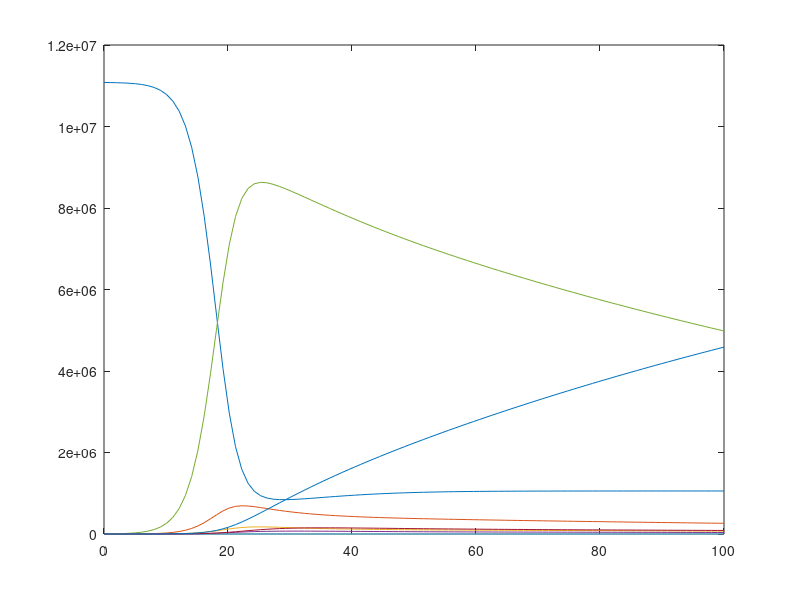

Recreate this plot in MATLAB.
% This file works with OCTAVE and is automatically generated with 
% the System Biology Format Converter (http://sbfc.sourceforge.net/)
% from an SBML file.
% To run this file with Matlab you must edit the comments providing
% the definition of the ode solver and the signature for the 
% xdot function.
%
% The conversion system has the following limitations:
%  - You may have to re order some reactions and Assignment Rules definition
%  - Delays are not taken into account
%  - You should change the lsode parameters (start, end, steps) to get better results
%

%
% Model name = Tang2020 - Estimation of transmission risk of COVID-19 and impact of public health interventions
%
% is http://identifiers.org/biomodels.db/MODEL2011020001
% is http://identifiers.org/biomodels.db/BIOMD0000000971
%


function main()
%Initial conditions vector
	x0=zeros(8,1);
	x0(1) = 1.1081E7;
	x0(2) = 105.1;
	x0(3) = 27.679;
	x0(4) = 53.539;
	x0(5) = 739.0;
	x0(6) = 1.1642;
	x0(7) = 1.0;
	x0(8) = 2.0;


% Depending on whether you are using Octave or Matlab,
% you should comment / uncomment one of the following blocks.
% This should also be done for the definition of the function f below.
% Start Matlab code
%	tspan=[0:0.01:100];
%	opts = odeset('AbsTol',1e-3);
%	[t,x]=ode23tb(@f,tspan,x0,opts);
% End Matlab code

% Start Octave code
	t=linspace(0,100,100);
	x=lsode('f',x0,t);
% End Octave code


	plot(t,x);
end



% Depending on whether you are using Octave or Matlab,
% you should comment / uncomment one of the following blocks.
% This should also be done for the definition of the function f below.
% Start Matlab code
%function xdot=f(t,x)
% End Matlab code

% Start Octave code
function xdot=f(x,t)
% End Octave code

% Compartment: id = Wuhan, name = Wuhan, constant
	compartment_Wuhan=1.0;
% Parameter:   id =  c, name = c
	global_par_c=14.781;
% Parameter:   id =  beta, name = beta
	global_par_beta=2.1011E-8;
% Parameter:   id =  q, name = q
	global_par_q=1.8887E-7;
% Parameter:   id =  sigma, name = sigma
	global_par_sigma=0.142857;
% Parameter:   id =  lambda, name = lambda
	global_par_lambda=0.0714285;
% Parameter:   id =  rho, name = rho
	global_par_rho=0.86834;
% Parameter:   id =  delta_I, name = delta_I
	global_par_delta_I=0.13266;
% Parameter:   id =  delta_q, name = delta_q
	global_par_delta_q=0.1259;
% Parameter:   id =  gamma_I, name = gamma_I
	global_par_gamma_I=0.33029;
% Parameter:   id =  gamma_A, name = gamma_A
	global_par_gamma_A=0.13978;
% Parameter:   id =  gamma_H, name = gamma_H
	global_par_gamma_H=0.11624;
% Parameter:   id =  alpha, name = alpha
	global_par_alpha=1.7826E-5;
% Parameter:   id =  theta, name = theta
	global_par_theta=1.0;
% Parameter:   id =  c_lockdown, name = c_lockdown
	global_par_c_lockdown=14.781;
% Parameter:   id =  q_lockdown, name = q_lockdown
	global_par_q_lockdown=1.8887E-7;
% Parameter:   id =  Infected_0, name = Infected
% assignmentRule: variable = Infected_0
	global_par_Infected_0=x(3)+x(4);

% Reaction: id = Susceptible_to_Exposed, name = Susceptible_to_Exposed
	reaction_Susceptible_to_Exposed=compartment_Wuhan*Rate_Law_for_reaction(global_par_beta, global_par_c, x(1), x(3), global_par_theta, x(4), global_par_q);

% Reaction: id = Susceptible_to_Susceptible_quarantined, name = Susceptible_to_Susceptible_quarantined
	reaction_Susceptible_to_Susceptible_quarantined=compartment_Wuhan*Rate_Law_for_reaction_1(global_par_c, global_par_q, global_par_beta, x(1), x(3), global_par_theta, x(4));

% Reaction: id = Quarantined_to_Susceptible, name = Quarantined_to_Susceptible
	reaction_Quarantined_to_Susceptible=compartment_Wuhan*global_par_lambda*x(5);

% Reaction: id = Exposed_to_Infected, name = Exposed_to_Infected
	reaction_Exposed_to_Infected=compartment_Wuhan*Rate_Law_for_reaction_3(global_par_sigma, global_par_rho, x(2));

% Reaction: id = Exposed_to_Asymptomatic, name = Exposed_to_Asymptomatic
	reaction_Exposed_to_Asymptomatic=compartment_Wuhan*Rate_Law_for_reaction_4(global_par_sigma, global_par_rho, x(2));

% Reaction: id = Infected_to_Hospitalised, name = Infected_to_Hospitalised
	reaction_Infected_to_Hospitalised=compartment_Wuhan*global_par_delta_I*x(3);

% Reaction: id = Infected_to_Recovered, name = Infected_to_Recovered
	reaction_Infected_to_Recovered=compartment_Wuhan*global_par_gamma_I*x(3);

% Reaction: id = Asymptomatic_to_Recovered, name = Asymptomatic_to_Recovered
	reaction_Asymptomatic_to_Recovered=compartment_Wuhan*global_par_gamma_A*x(4);

% Reaction: id = Hospitalised_to_Recovered, name = Hospitalised_to_Recovered
	reaction_Hospitalised_to_Recovered=compartment_Wuhan*global_par_gamma_H*x(7);

% Reaction: id = Infected_to_Deceased, name = Infected_to_Deceased
	reaction_Infected_to_Deceased=compartment_Wuhan*global_par_alpha*x(3);

% Reaction: id = Hospitalised_to_Deceased, name = Hospitalised_to_Deceased
	reaction_Hospitalised_to_Deceased=compartment_Wuhan*global_par_alpha*x(7);

% Reaction: id = Susceptible_to_Exposed_quarantined, name = Susceptible_to_Exposed_quarantined
	reaction_Susceptible_to_Exposed_quarantined=compartment_Wuhan*Rate_Law_for_reaction_11(global_par_beta, global_par_c, global_par_q, x(1), x(3), global_par_theta, x(4));

% Reaction: id = Exposed_quarantined_to_Hospitalised, name = Exposed_quarantined_to_Hospitalised
	reaction_Exposed_quarantined_to_Hospitalised=compartment_Wuhan*global_par_delta_q*x(6);

%Event: id=Lockdown
	event_Lockdown=time > 9;

	if(event_Lockdown) 
		global_par_c=global_par_c_lockdown;
		global_par_q=global_par_q_lockdown;
	end

	xdot=zeros(8,1);
	
% Species:   id = Susceptible, name = Susceptible, affected by kineticLaw
	xdot(1) = (1/(compartment_Wuhan))*((-1.0 * reaction_Susceptible_to_Exposed) + (-1.0 * reaction_Susceptible_to_Susceptible_quarantined) + ( 1.0 * reaction_Quarantined_to_Susceptible) + (-1.0 * reaction_Susceptible_to_Exposed_quarantined));
	
% Species:   id = Exposed, name = Exposed, affected by kineticLaw
	xdot(2) = (1/(compartment_Wuhan))*(( 1.0 * reaction_Susceptible_to_Exposed) + (-1.0 * reaction_Exposed_to_Infected) + (-1.0 * reaction_Exposed_to_Asymptomatic));
	
% Species:   id = Infected, name = Infected, affected by kineticLaw
	xdot(3) = (1/(compartment_Wuhan))*(( 1.0 * reaction_Exposed_to_Infected) + (-1.0 * reaction_Infected_to_Hospitalised) + (-1.0 * reaction_Infected_to_Recovered) + (-1.0 * reaction_Infected_to_Deceased));
	
% Species:   id = Asymptomatic, name = Asymptomatic, affected by kineticLaw
	xdot(4) = (1/(compartment_Wuhan))*(( 1.0 * reaction_Exposed_to_Asymptomatic) + (-1.0 * reaction_Asymptomatic_to_Recovered));
	
% Species:   id = Susceptible_quarantined, name = Susceptible_quarantined, affected by kineticLaw
	xdot(5) = (1/(compartment_Wuhan))*(( 1.0 * reaction_Susceptible_to_Susceptible_quarantined) + (-1.0 * reaction_Quarantined_to_Susceptible));
	
% Species:   id = Exposed_quarantined, name = Exposed_quarantined, affected by kineticLaw
	xdot(6) = (1/(compartment_Wuhan))*(( 1.0 * reaction_Susceptible_to_Exposed_quarantined) + (-1.0 * reaction_Exposed_quarantined_to_Hospitalised));
	
% Species:   id = Hospitalised, name = Hospitalised, affected by kineticLaw
	xdot(7) = (1/(compartment_Wuhan))*(( 1.0 * reaction_Infected_to_Hospitalised) + (-1.0 * reaction_Hospitalised_to_Recovered) + (-1.0 * reaction_Hospitalised_to_Deceased) + ( 1.0 * reaction_Exposed_quarantined_to_Hospitalised));
	
% Species:   id = Recovered, name = Recovered, affected by kineticLaw
	xdot(8) = (1/(compartment_Wuhan))*(( 1.0 * reaction_Infected_to_Recovered) + ( 1.0 * reaction_Asymptomatic_to_Recovered) + ( 1.0 * reaction_Hospitalised_to_Recovered));
end

function z=Rate_Law_for_reaction_4(sigma,rho,E), z=(sigma*(1-rho)*E);end

function z=Rate_Law_for_reaction(beta,c,S,I,theta,A,q), z=(beta*c*(1-q)*S*(I+theta*A));end

function z=Rate_Law_for_reaction_1(c,q,beta,S,I,theta,A), z=(c*q*(1-beta)*S*(I+theta*A));end

function z=Rate_Law_for_reaction_11(beta,c,q,S,I,theta,A), z=(beta*c*q*S*(I+theta*A));end

function z=Rate_Law_for_reaction_3(sigma,rho,E), z=(sigma*rho*E);end

% adding few functions representing operators used in SBML but not present directly 
% in either matlab or octave. 
function z=pow(x,y),z=x^y;end
function z=root(x,y),z=y^(1/x);end
function z = piecewise(varargin)
	numArgs = nargin;
	result = 0;
	foundResult = 0;
	for k=1:2: numArgs-1
		if varargin{k+1} == 1
			result = varargin{k};
			foundResult = 1;
			break;
		end
	end
	if foundResult == 0
		result = varargin{numArgs};
	end
	z = result;
end
